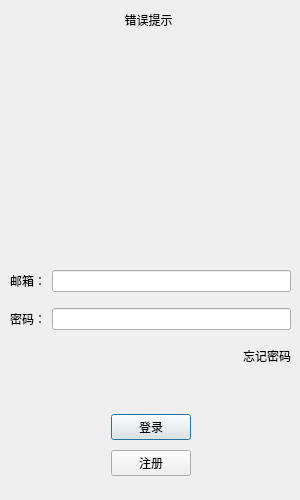
<?xml version="1.0" encoding="UTF-8"?>
<ui version="4.0">
 <class>LoginDialog</class>
 <widget class="QDialog" name="LoginDialog">
  <property name="geometry">
   <rect>
    <x>0</x>
    <y>0</y>
    <width>300</width>
    <height>500</height>
   </rect>
  </property>
  <property name="windowTitle">
   <string>Dialog</string>
  </property>
  <widget class="QWidget" name="widget_2" native="true">
   <property name="geometry">
    <rect>
     <x>9</x>
     <y>29</y>
     <width>282</width>
     <height>211</height>
    </rect>
   </property>
   <widget class="QLabel" name="label_2">
    <property name="geometry">
     <rect>
      <x>20</x>
      <y>10</y>
      <width>241</width>
      <height>191</height>
     </rect>
    </property>
    <property name="layoutDirection">
     <enum>Qt::LeftToRight</enum>
    </property>
    <property name="text">
     <string/>
    </property>
    <property name="pixmap">
     <pixmap resource="rc.qrc">:/res/YANG.png</pixmap>
    </property>
    <property name="scaledContents">
     <bool>true</bool>
    </property>
   </widget>
  </widget>
  <widget class="QWidget" name="widget_3" native="true">
   <property name="geometry">
    <rect>
     <x>10</x>
     <y>410</y>
     <width>281</width>
     <height>71</height>
    </rect>
   </property>
   <layout class="QGridLayout" name="gridLayout_2">
    <item row="0" column="2">
     <spacer name="horizontalSpacer_3">
      <property name="orientation">
       <enum>Qt::Horizontal</enum>
      </property>
      <property name="sizeHint" stdset="0">
       <size>
        <width>40</width>
        <height>20</height>
       </size>
      </property>
     </spacer>
    </item>
    <item row="0" column="1">
     <widget class="QPushButton" name="loginbtn">
      <property name="text">
       <string>登录</string>
      </property>
     </widget>
    </item>
    <item row="1" column="1">
     <widget class="QPushButton" name="registerbtn">
      <property name="text">
       <string>注册</string>
      </property>
     </widget>
    </item>
    <item row="0" column="0">
     <spacer name="horizontalSpacer_2">
      <property name="orientation">
       <enum>Qt::Horizontal</enum>
      </property>
      <property name="sizeHint" stdset="0">
       <size>
        <width>40</width>
        <height>20</height>
       </size>
      </property>
     </spacer>
    </item>
   </layout>
  </widget>
  <widget class="QWidget" name="widget" native="true">
   <property name="geometry">
    <rect>
     <x>10</x>
     <y>250</y>
     <width>282</width>
     <height>156</height>
    </rect>
   </property>
   <widget class="QWidget" name="gridLayoutWidget">
    <property name="geometry">
     <rect>
      <x>0</x>
      <y>10</y>
      <width>281</width>
      <height>80</height>
     </rect>
    </property>
    <layout class="QGridLayout" name="gridLayout">
     <item row="0" column="1">
      <widget class="QLineEdit" name="emaillineEdit"/>
     </item>
     <item row="0" column="0">
      <widget class="QLabel" name="label">
       <property name="text">
        <string>邮箱：</string>
       </property>
      </widget>
     </item>
     <item row="1" column="0">
      <widget class="QLabel" name="label_3">
       <property name="text">
        <string>密码：</string>
       </property>
      </widget>
     </item>
     <item row="1" column="1">
      <widget class="QLineEdit" name="pwdlineedit"/>
     </item>
    </layout>
   </widget>
   <widget class="QWidget" name="horizontalLayoutWidget">
    <property name="geometry">
     <rect>
      <x>0</x>
      <y>90</y>
      <width>281</width>
      <height>31</height>
     </rect>
    </property>
    <layout class="QHBoxLayout" name="horizontalLayout">
     <item>
      <spacer name="horizontalSpacer">
       <property name="orientation">
        <enum>Qt::Horizontal</enum>
       </property>
       <property name="sizeHint" stdset="0">
        <size>
         <width>40</width>
         <height>20</height>
        </size>
       </property>
      </spacer>
     </item>
     <item>
      <widget class="ClickedLabel" name="forgetpwd">
       <property name="text">
        <string>忘记密码</string>
       </property>
      </widget>
     </item>
    </layout>
   </widget>
  </widget>
  <widget class="QLabel" name="error_tip">
   <property name="geometry">
    <rect>
     <x>13</x>
     <y>10</y>
     <width>271</width>
     <height>20</height>
    </rect>
   </property>
   <property name="text">
    <string>错误提示</string>
   </property>
   <property name="alignment">
    <set>Qt::AlignCenter</set>
   </property>
  </widget>
 </widget>
 <customwidgets>
  <customwidget>
   <class>ClickedLabel</class>
   <extends>QLabel</extends>
   <header location="global">clickedlabel.h</header>
  </customwidget>
 </customwidgets>
 <resources>
  <include location="rc.qrc"/>
 </resources>
 <connections/>
</ui>
